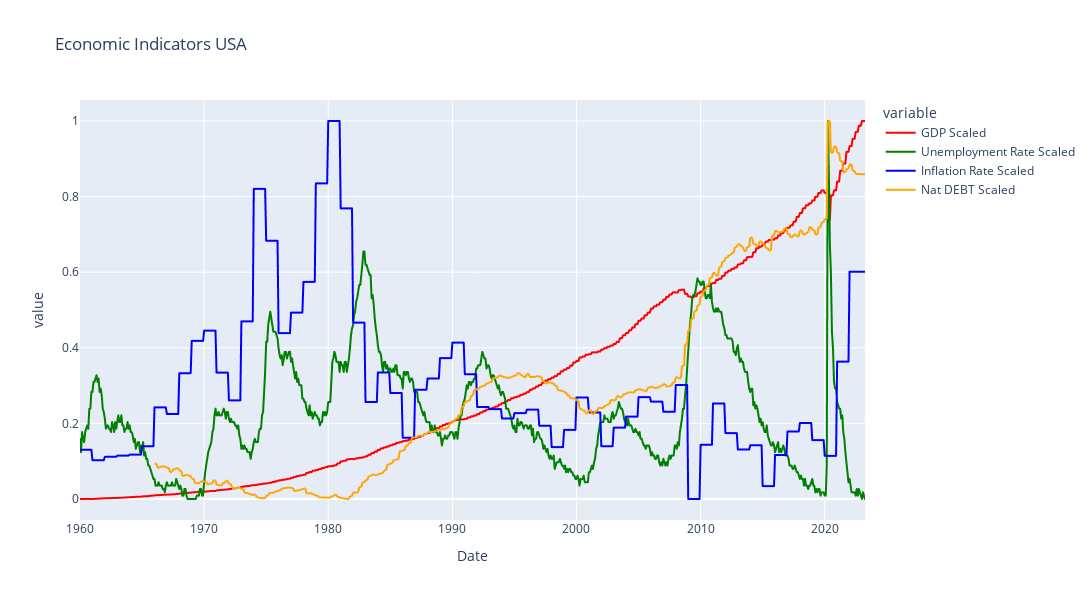

Notebook code cell kept with this figure:
### Markdown cell above
Scaled ploting

### Code cell
USA = pd.DataFrame({
    'Date': unemp_USA.index,
    'Unemployment Rate': unemp_USA,
    'Inflation Rate': inflation_USA.reindex(unemp_USA.index, method='ffill'),
    'GDP': GDP_USA.reindex(unemp_USA.index, method='ffill'),
    'nat_DEBT': national_debt_USA.reindex(unemp_USA.index, method='ffill')
})

USA = USA[USA['Date'].dt.year >= 1960]

scaler = MinMaxScaler()
scaled_data = scaler.fit_transform(USA[['Unemployment Rate', 'Inflation Rate', 'GDP','nat_DEBT']])
USA['Unemployment Rate Scaled'] = scaled_data[:, 0]
USA['Inflation Rate Scaled'] = scaled_data[:, 1]
USA['GDP Scaled'] = scaled_data[:, 2]
USA['Nat DEBT Scaled']=scaled_data[:,3]

colors = ['red', 'green', 'blue', 'orange']
fig = px.line(USA, x='Date', y=['GDP Scaled', 'Unemployment Rate Scaled', 'Inflation Rate Scaled','Nat DEBT Scaled'], title='Economic Indicators USA',
              color_discrete_sequence=colors)

fig.update_layout(width=1500, height=600)

fig.show()

### Figure 1 — Plotly figure (JSON) as saved in the notebook; plotly's stock layout.template omitted (floating-point values rounded to 4 significant figures; data arrays with more than 128 entries replaced by an {"elided": "..."} marker saying what was removed)
{"data": [{"hovertemplate": "variable=GDP Scaled<br>Date=%{x}<br>value=%{y}<extra></extra>", "legendgroup": "GDP Scaled", "line": {"color": "red", "dash": "solid"}, "marker": {"symbol": "circle"}, "mode": "lines", "name": "GDP Scaled", "showlegend": true, "type": "scattergl", "x": {"elided": "760 str values"}, "xaxis": "x", "y": {"elided": "760 float values"}, "yaxis": "y"}, {"hovertemplate": "variable=Unemployment Rate Scaled<br>Date=%{x}<br>value=%{y}<extra></extra>", "legendgroup": "Unemployment Rate Scaled", "line": {"color": "green", "dash": "solid"}, "marker": {"symbol": "circle"}, "mode": "lines", "name": "Unemployment Rate Scaled", "showlegend": true, "type": "scattergl", "x": {"elided": "760 str values"}, "xaxis": "x", "y": {"elided": "760 float values"}, "yaxis": "y"}, {"hovertemplate": "variable=Inflation Rate Scaled<br>Date=%{x}<br>value=%{y}<extra></extra>", "legendgroup": "Inflation Rate Scaled", "line": {"color": "blue", "dash": "solid"}, "marker": {"symbol": "circle"}, "mode": "lines", "name": "Inflation Rate Scaled", "showlegend": true, "type": "scattergl", "x": {"elided": "760 str values"}, "xaxis": "x", "y": {"elided": "760 float values"}, "yaxis": "y"}, {"hovertemplate": "variable=Nat DEBT Scaled<br>Date=%{x}<br>value=%{y}<extra></extra>", "legendgroup": "Nat DEBT Scaled", "line": {"color": "orange", "dash": "solid"}, "marker": {"symbol": "circle"}, "mode": "lines", "name": "Nat DEBT Scaled", "showlegend": true, "type": "scattergl", "x": {"elided": "760 str values"}, "xaxis": "x", "y": {"elided": "760 float values"}, "yaxis": "y"}], "layout": {"height": 600, "legend": {"title": {"text": "variable"}, "tracegroupgap": 0}, "title": {"text": "Economic Indicators USA"}, "width": 1500, "xaxis": {"anchor": "y", "domain": [0, 1], "title": {"text": "Date"}}, "yaxis": {"anchor": "x", "domain": [0, 1], "title": {"text": "value"}}}}
